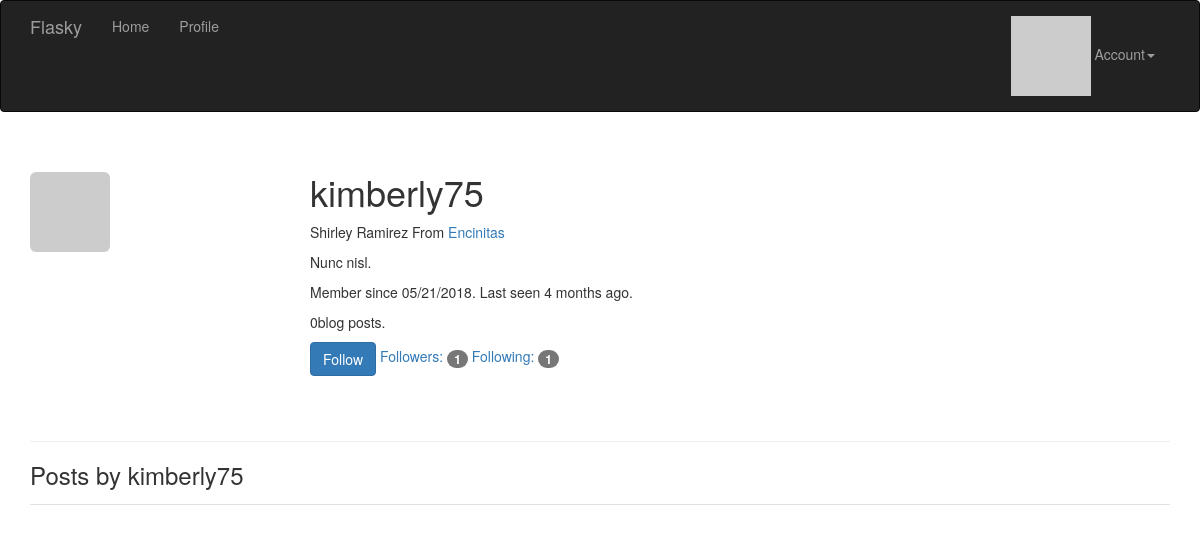
The app's page /user/kimberly75 (signed in) with its own data.
### src/app/models.py (models this page shows, shortened)
class User(UserMixin, db.Model):
    __tablename__ = 'users'
    id = db.Column(db.Integer(), primary_key=True)
    email = db.Column(db.String(64), unique=True, index=True)
    username = db.Column(db.String(255), unique=True, index=True)
    role_id = db.Column(db.Integer, db.ForeignKey('roles.id'))
    posts = db.relationship('Post', backref='author', lazy='dynamic')
    comments = db.relationship('Comment', backref='author', lazy='dynamic')
    password_hash = db.Column(db.String(128))
    confirmed = db.Column(db.Boolean(), default=False)
    name = db.Column(db.String(64))
    location = db.Column(db.String(64))
    about_me = db.Column(db.Text())
    member_since = db.Column(db.DateTime(), default=datetime.utcnow)
    last_seen = db.Column(db.DateTime(), default=datetime.utcnow)
    avatar_hash = db.Column(db.String(32))
    followed = db.relationship('Follow',
                               foreign_keys=[Follow.follower_id],
                               backref=db.backref('follower', lazy='joined'),
                               lazy='dynamic',
                               cascade='all, delete-orphan')
    followers = db.relationship('Follow',
                               foreign_keys=[Follow.followed_id],
                               backref=db.backref('followed', lazy='joined'),
                               lazy='dynamic',
                               cascade='all, delete-orphan')
    @property
    def password(self):
        raise AttributeError('password is not a readable attribute')
    def can(self, permission):
        return self.role is not None and (self.role.permission & permission) == permission
    def is_administrator(self):
        return self.can(Permission.ADMINISTER)
    def ping(self):
        self.last_seen = datetime.utcnow()
        db.session.add(self)
    def gravatar(self, size=100, default='identicon', rating='g'):
        if request.is_secure:
            url = 'http://secure.gravatar.com/avatar'
        else:
            url = 'http://www.gravatar.com/avatar'
        hash = self.avatar_hash or self.gravatar_hash()
        return '{url}/{hash}?s={size}&d={default}&r={rating}'.format(
            url=url, hash=hash, size=size, default=default, rating=rating)
    def is_following(self, user):
        return self.followed.filter_by(followed_id=user.id).first() is not None

### src/app/main/views.py (the view)
@main.route('/user/<username>')
def user(username):
    user = User.query.filter_by(username=username).first()
    if user is None:
        abort(404)
    posts = user.posts.order_by(Post.timestamp.desc()).all()
    return render_template('user.html', user=user, posts=posts)

### src/app/auth/views.py (called while the page is built)
@auth.before_app_request
def before_request():
    print(request, ':', request.endpoint)
    if current_user.is_authenticated:
        current_user.ping()
        if not current_user.confirmed and request.endpoint[:5] != 'auth.':
            return redirect(url_for('auth.unconfirmed'))

### src/app/main/__init__.py (called while the page is built)
@main.app_context_processor
def inject_permissions():
    return dict(Permission=Permission)

### src/app/models.py (called while the page is built)
@login_manager.user_loader
def load_user(user_id):
    return User.query.get(int(user_id))

### src/app/templates/user.html (shortened to what this page needs)
{% extends 'base.html' %}
{% block page_content %}
<div class="page-header">
    <img class="img-rounded profile-thumbnail" src="{{ user.gravatar(size=256) }}"/>
    <div class="profile-header">
        <h1>{{ user.username }} </h1>
        {% if user.name or user.location %}
            <p>
            {% if user.name %}
                {{ user.name }}
            {% endif %}
            {% if user.location %}
                From
                <a href="http://maps.google.com/?q={{ user.location }}">
                    {{ user.location }}
                </a>
            {% endif %}
            </p>
        {% endif %}
        {% if user.about_me %} <p>{{ user.about_me }}</p> {% endif %}
        <p>
            Member since {{ moment(user.member_since).format('L') }}. Last seen {{ moment(user.last_seen).fromNow() }}.
        </p>
        <p>{{ user.posts.count() }}blog posts.</p>
        <p>
            {% if current_user.can(Permission.FOLLOW) and user != current_user %}
                {% if not current_user.is_following(user) %}
                <a href="{{ url_for('.follow', username=user.username) }}" class="btn btn-primary">Follow</a>
                {% else %}
                <a href="{{ url_for('.unfollow', username=user.username) }}" class="btn btn-default">Unfollow</a>
                {% endif %}
            {% endif %}
			<a href="{{ url_for('.followers', username=user.username) }}">Followers: <span class="badge">{{ user.followers.count() }}</span></a>
			<a href="{{ url_for('.followed_by', username=user.username) }}">Following: <span class="badge">{{ user.followed.count() }}</span></a>
        </p>
    </div>
</div>
<h3>Posts by {{ user.username }}</h3>
{% include '_posts.html' %}
{% endblock %}

### src/app/static/styles.css (style rules this page uses)
.profile-thumbnail { position: absolute; }
.profile-header { min-height: 260px; margin-left: 280px; }

### records on screen
User: username "kimberly75", name "Shirley Ramirez", location "Encinitas", about_me "Nunc nisl.", member_since "05/21/2018", last_seen "4 months ago"

### other values on screen
{{ user.posts.count() }} "0"
{{ user.followers.count() }} "1"
{{ user.followed.count() }} "1"
